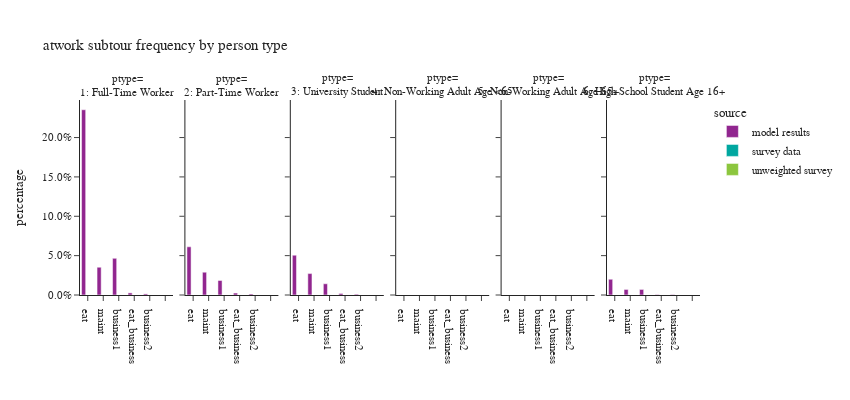

The notebook cell this image was saved under:
### Code cell
plot_atwork_subtour(work_tour,'ptype_label',"person type","ptype")

### Figure 1 — Plotly figure (JSON) as saved in the notebook; plotly's stock layout.template omitted (floating-point values rounded to 4 significant figures)
{"data": [{"alignmentgroup": "True", "hovertemplate": "source=model results<br>ptype_label=1: Full-Time Worker<br>atwork_subtour_frequency=%{x}<br>percentage=%{y}<extra></extra>", "legendgroup": "model results", "marker": {"color": "#91268F", "pattern": {"shape": ""}}, "name": "model results", "offsetgroup": "model results", "orientation": "v", "showlegend": true, "textposition": "auto", "type": "bar", "x": ["eat", "business1", "maint", "business2", "eat_business", ""], "xaxis": "x", "y": [0.2353, 0.04663, 0.03526, 0.001395, 0.002665, 0.0], "yaxis": "y"}, {"alignmentgroup": "True", "hovertemplate": "source=model results<br>ptype_label=2: Part-Time Worker<br>atwork_subtour_frequency=%{x}<br>percentage=%{y}<extra></extra>", "legendgroup": "model results", "marker": {"color": "#91268F", "pattern": {"shape": ""}}, "name": "model results", "offsetgroup": "model results", "orientation": "v", "showlegend": false, "textposition": "auto", "type": "bar", "x": ["eat", "business1", "maint", "business2", "eat_business", ""], "xaxis": "x2", "y": [0.06122, 0.01849, 0.02901, 0.001281, 0.002441, 0.0], "yaxis": "y2"}, {"alignmentgroup": "True", "hovertemplate": "source=model results<br>ptype_label=3: University Student<br>atwork_subtour_frequency=%{x}<br>percentage=%{y}<extra></extra>", "legendgroup": "model results", "marker": {"color": "#91268F", "pattern": {"shape": ""}}, "name": "model results", "offsetgroup": "model results", "orientation": "v", "showlegend": false, "textposition": "auto", "type": "bar", "x": ["eat", "business1", "maint", "business2", "eat_business", ""], "xaxis": "x3", "y": [0.05058, 0.01427, 0.0272, 0.001022, 0.002044, 0.0], "yaxis": "y3"}, {"alignmentgroup": "True", "hovertemplate": "source=model results<br>ptype_label=4: Non-Working Adult Age <65<br>atwork_subtour_frequency=%{x}<br>percentage=%{y}<extra></extra>", "legendgroup": "model results", "marker": {"color": "#91268F", "pattern": {"shape": ""}}, "name": "model results", "offsetgroup": "model results", "orientation": "v", "showlegend": false, "textposition": "auto", "type": "bar", "x": ["eat", "business1", "maint", "business2", "eat_business", ""], "xaxis": "x4", "y": [null, null, null, null, null, null], "yaxis": "y4"}, {"alignmentgroup": "True", "hovertemplate": "source=model results<br>ptype_label=5: Non-Working Adult Age 65+<br>atwork_subtour_frequency=%{x}<br>percentage=%{y}<extra></extra>", "legendgroup": "model results", "marker": {"color": "#91268F", "pattern": {"shape": ""}}, "name": "model results", "offsetgroup": "model results", "orientation": "v", "showlegend": false, "textposition": "auto", "type": "bar", "x": ["eat", "business1", "maint", "business2", "eat_business", ""], "xaxis": "x5", "y": [null, null, null, null, null, null], "yaxis": "y5"}, {"alignmentgroup": "True", "hovertemplate": "source=model results<br>ptype_label=6: High School Student Age 16+<br>atwork_subtour_frequency=%{x}<br>percentage=%{y}<extra></extra>", "legendgroup": "model results", "marker": {"color": "#91268F", "pattern": {"shape": ""}}, "name": "model results", "offsetgroup": "model results", "orientation": "v", "showlegend": false, "textposition": "auto", "type": "bar", "x": ["eat", "business1", "maint", "business2", "eat_business", ""], "xaxis": "x6", "y": [0.02, 0.007059, 0.007059, 0.0005882, 0.0005882, 0.0], "yaxis": "y6"}, {"alignmentgroup": "True", "hovertemplate": "source=survey data<br>ptype_label=1: Full-Time Worker<br>atwork_subtour_frequency=%{x}<br>percentage=%{y}<extra></extra>", "legendgroup": "survey data", "marker": {"color": "#00A7A0", "pattern": {"shape": ""}}, "name": "survey data", "offsetgroup": "survey data", "orientation": "v", "showlegend": true, "textposition": "auto", "type": "bar", "x": ["eat", "business1", "maint", "business2", "eat_business", ""], "xaxis": "x", "y": [null, null, null, null, null, null], "yaxis": "y"}, {"alignmentgroup": "True", "hovertemplate": "source=survey data<br>ptype_label=2: Part-Time Worker<br>atwork_subtour_frequency=%{x}<br>percentage=%{y}<extra></extra>", "legendgroup": "survey data", "marker": {"color": "#00A7A0", "pattern": {"shape": ""}}, "name": "survey data", "offsetgroup": "survey data", "orientation": "v", "showlegend": false, "textposition": "auto", "type": "bar", "x": ["eat", "business1", "maint", "business2", "eat_business", ""], "xaxis": "x2", "y": [null, null, null, null, null, null], "yaxis": "y2"}, {"alignmentgroup": "True", "hovertemplate": "source=survey data<br>ptype_label=3: University Student<br>atwork_subtour_frequency=%{x}<br>percentage=%{y}<extra></extra>", "legendgroup": "survey data", "marker": {"color": "#00A7A0", "pattern": {"shape": ""}}, "name": "survey data", "offsetgroup": "survey data", "orientation": "v", "showlegend": false, "textposition": "auto", "type": "bar", "x": ["eat", "business1", "maint", "business2", "eat_business", ""], "xaxis": "x3", "y": [null, null, null, null, null, null], "yaxis": "y3"}, {"alignmentgroup": "True", "hovertemplate": "source=survey data<br>ptype_label=4: Non-Working Adult Age <65<br>atwork_subtour_frequency=%{x}<br>percentage=%{y}<extra></extra>", "legendgroup": "survey data", "marker": {"color": "#00A7A0", "pattern": {"shape": ""}}, "name": "survey data", "offsetgroup": "survey data", "orientation": "v", "showlegend": false, "textposition": "auto", "type": "bar", "x": ["eat", "business1", "maint", "business2", "eat_business", ""], "xaxis": "x4", "y": [null, null, null, null, null, null], "yaxis": "y4"}, {"alignmentgroup": "True", "hovertemplate": "source=survey data<br>ptype_label=5: Non-Working Adult Age 65+<br>atwork_subtour_frequency=%{x}<br>percentage=%{y}<extra></extra>", "legendgroup": "survey data", "marker": {"color": "#00A7A0", "pattern": {"shape": ""}}, "name": "survey data", "offsetgroup": "survey data", "orientation": "v", "showlegend": false, "textposition": "auto", "type": "bar", "x": ["eat", "business1", "maint", "business2", "eat_business", ""], "xaxis": "x5", "y": [null, null, null, null, null, null], "yaxis": "y5"}, {"alignmentgroup": "True", "hovertemplate": "source=survey data<br>ptype_label=6: High School Student Age 16+<br>atwork_subtour_frequency=%{x}<br>percentage=%{y}<extra></extra>", "legendgroup": "survey data", "marker": {"color": "#00A7A0", "pattern": {"shape": ""}}, "name": "survey data", "offsetgroup": "survey data", "orientation": "v", "showlegend": false, "textposition": "auto", "type": "bar", "x": ["eat", "business1", "maint", "business2", "eat_business", ""], "xaxis": "x6", "y": [null, null, null, null, null, null], "yaxis": "y6"}, {"alignmentgroup": "True", "hovertemplate": "source=unweighted survey<br>ptype_label=1: Full-Time Worker<br>atwork_subtour_frequency=%{x}<br>percentage=%{y}<extra></extra>", "legendgroup": "unweighted survey", "marker": {"color": "#8CC63E", "pattern": {"shape": ""}}, "name": "unweighted survey", "offsetgroup": "unweighted survey", "orientation": "v", "showlegend": true, "textposition": "auto", "type": "bar", "x": ["eat", "business1", "maint", "business2", "eat_business", ""], "xaxis": "x", "y": [null, null, null, null, null, null], "yaxis": "y"}, {"alignmentgroup": "True", "hovertemplate": "source=unweighted survey<br>ptype_label=2: Part-Time Worker<br>atwork_subtour_frequency=%{x}<br>percentage=%{y}<extra></extra>", "legendgroup": "unweighted survey", "marker": {"color": "#8CC63E", "pattern": {"shape": ""}}, "name": "unweighted survey", "offsetgroup": "unweighted survey", "orientation": "v", "showlegend": false, "textposition": "auto", "type": "bar", "x": ["eat", "business1", "maint", "business2", "eat_business", ""], "xaxis": "x2", "y": [null, null, null, null, null, null], "yaxis": "y2"}, {"alignmentgroup": "True", "hovertemplate": "source=unweighted survey<br>ptype_label=3: University Student<br>atwork_subtour_frequency=%{x}<br>percentage=%{y}<extra></extra>", "legendgroup": "unweighted survey", "marker": {"color": "#8CC63E", "pattern": {"shape": ""}}, "name": "unweighted survey", "offsetgroup": "unweighted survey", "orientation": "v", "showlegend": false, "textposition": "auto", "type": "bar", "x": ["eat", "business1", "maint", "business2", "eat_business", ""], "xaxis": "x3", "y": [null, null, null, null, null, null], "yaxis": "y3"}, {"alignmentgroup": "True", "hovertemplate": "source=unweighted survey<br>ptype_label=4: Non-Working Adult Age <65<br>atwork_subtour_frequency=%{x}<br>percentage=%{y}<extra></extra>", "legendgroup": "unweighted survey", "marker": {"color": "#8CC63E", "pattern": {"shape": ""}}, "name": "unweighted survey", "offsetgroup": "unweighted survey", "orientation": "v", "showlegend": false, "textposition": "auto", "type": "bar", "x": ["eat", "business1", "maint", "business2", "eat_business", ""], "xaxis": "x4", "y": [null, null, null, null, null, null], "yaxis": "y4"}, {"alignmentgroup": "True", "hovertemplate": "source=unweighted survey<br>ptype_label=5: Non-Working Adult Age 65+<br>atwork_subtour_frequency=%{x}<br>percentage=%{y}<extra></extra>", "legendgroup": "unweighted survey", "marker": {"color": "#8CC63E", "pattern": {"shape": ""}}, "name": "unweighted survey", "offsetgroup": "unweighted survey", "orientation": "v", "showlegend": false, "textposition": "auto", "type": "bar", "x": ["eat", "business1", "maint", "business2", "eat_business", ""], "xaxis": "x5", "y": [null, null, null, null, null, null], "yaxis": "y5"}, {"alignmentgroup": "True", "hovertemplate": "source=unweighted survey<br>ptype_label=6: High School Student Age 16+<br>atwork_subtour_frequency=%{x}<br>percentage=%{y}<extra></extra>", "legendgroup": "unweighted survey", "marker": {"color": "#8CC63E", "pattern": {"shape": ""}}, "name": "unweighted survey", "offsetgroup": "unweighted survey", "orientation": "v", "showlegend": false, "textposition": "auto", "type": "bar", "x": ["eat", "business1", "maint", "business2", "eat_business", ""], "xaxis": "x6", "y": [null, null, null, null, null, null], "yaxis": "y6"}], "layout": {"annotations": [{"font": {}, "showarrow": false, "text": "ptype=<br>1: Full-Time Worker", "x": 0.075, "xanchor": "center", "xref": "paper", "y": 1.0, "yanchor": "bottom", "yref": "paper"}, {"font": {}, "showarrow": false, "text": "ptype=<br>2: Part-Time Worker", "x": 0.245, "xanchor": "center", "xref": "paper", "y": 1.0, "yanchor": "bottom", "yref": "paper"}, {"font": {}, "showarrow": false, "text": "ptype=<br>3: University Student", "x": 0.415, "xanchor": "center", "xref": "paper", "y": 1.0, "yanchor": "bottom", "yref": "paper"}, {"font": {}, "showarrow": false, "text": "ptype=<br>4: Non-Working Adult Age <65", "x": 0.585, "xanchor": "center", "xref": "paper", "y": 1.0, "yanchor": "bottom", "yref": "paper"}, {"font": {}, "showarrow": false, "text": "ptype=<br>5: Non-Working Adult Age 65+", "x": 0.755, "xanchor": "center", "xref": "paper", "y": 1.0, "yanchor": "bottom", "yref": "paper"}, {"font": {}, "showarrow": false, "text": "ptype=<br>6: High School Student Age 16+", "x": 0.925, "xanchor": "center", "xref": "paper", "y": 1.0, "yanchor": "bottom", "yref": "paper"}], "barmode": "group", "height": 400, "legend": {"title": {"text": "source"}, "tracegroupgap": 0}, "title": {"text": "atwork subtour frequency by person type"}, "width": 850, "xaxis": {"anchor": "y", "categoryarray": ["eat", "maint", "business1", "eat_business", "business2"], "categoryorder": "array", "domain": [0.0, 0.15], "title": {"text": ""}}, "xaxis2": {"anchor": "y2", "categoryarray": ["eat", "maint", "business1", "eat_business", "business2"], "categoryorder": "array", "domain": [0.17, 0.32], "matches": "x", "title": {"text": ""}}, "xaxis3": {"anchor": "y3", "categoryarray": ["eat", "maint", "business1", "eat_business", "business2"], "categoryorder": "array", "domain": [0.34, 0.49], "matches": "x", "title": {"text": ""}}, "xaxis4": {"anchor": "y4", "categoryarray": ["eat", "maint", "business1", "eat_business", "business2"], "categoryorder": "array", "domain": [0.51, 0.66], "matches": "x", "title": {"text": ""}}, "xaxis5": {"anchor": "y5", "categoryarray": ["eat", "maint", "business1", "eat_business", "business2"], "categoryorder": "array", "domain": [0.68, 0.83], "matches": "x", "title": {"text": ""}}, "xaxis6": {"anchor": "y6", "categoryarray": ["eat", "maint", "business1", "eat_business", "business2"], "categoryorder": "array", "domain": [0.85, 1.0], "matches": "x", "title": {"text": ""}}, "yaxis": {"anchor": "x", "domain": [0.0, 1.0], "tickformat": ".1%", "title": {"text": "percentage"}}, "yaxis2": {"anchor": "x2", "domain": [0.0, 1.0], "matches": "y", "showticklabels": false}, "yaxis3": {"anchor": "x3", "domain": [0.0, 1.0], "matches": "y", "showticklabels": false}, "yaxis4": {"anchor": "x4", "domain": [0.0, 1.0], "matches": "y", "showticklabels": false}, "yaxis5": {"anchor": "x5", "domain": [0.0, 1.0], "matches": "y", "showticklabels": false}, "yaxis6": {"anchor": "x6", "domain": [0.0, 1.0], "matches": "y", "showticklabels": false}}}
